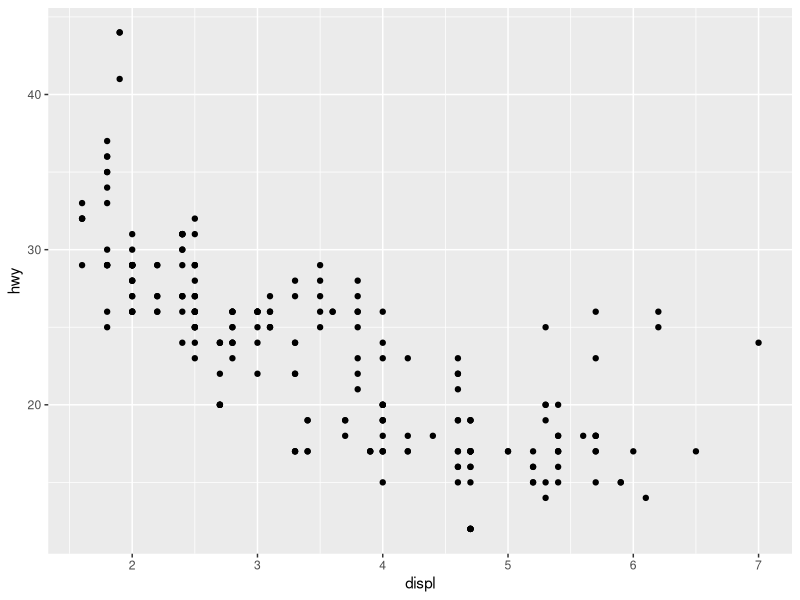
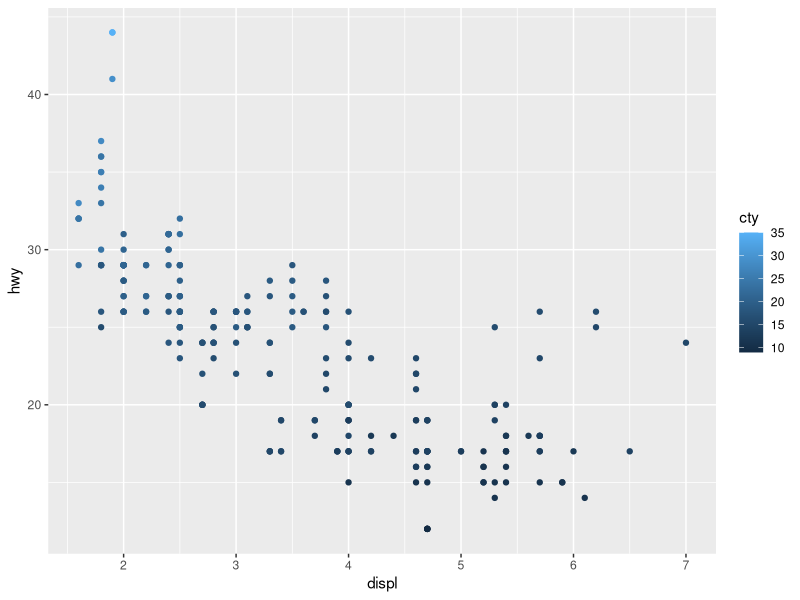
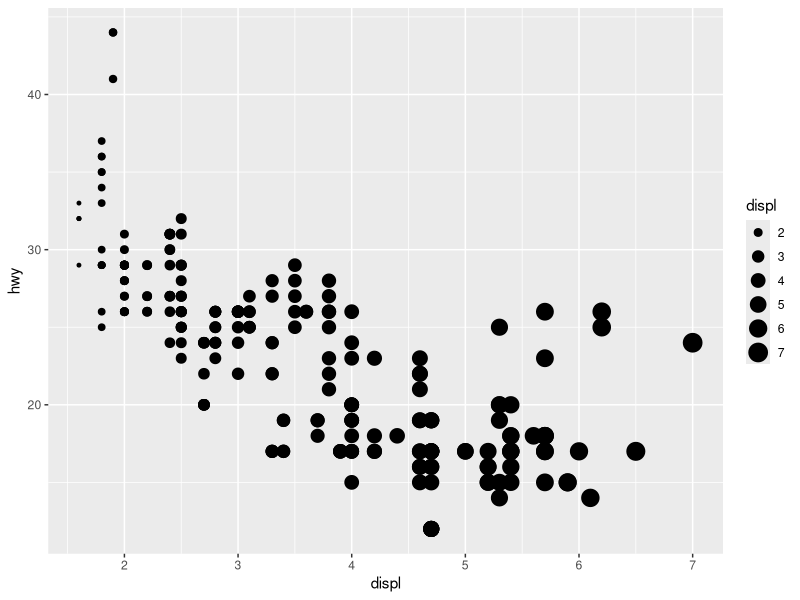
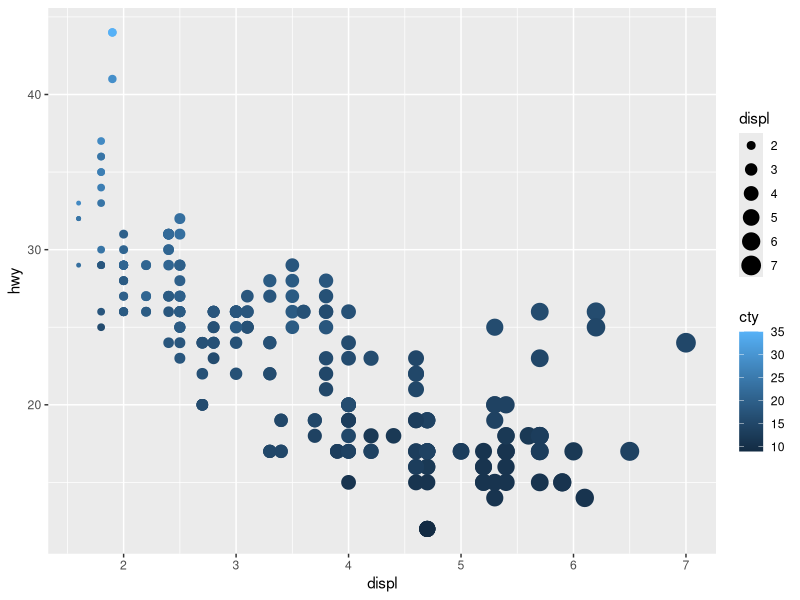
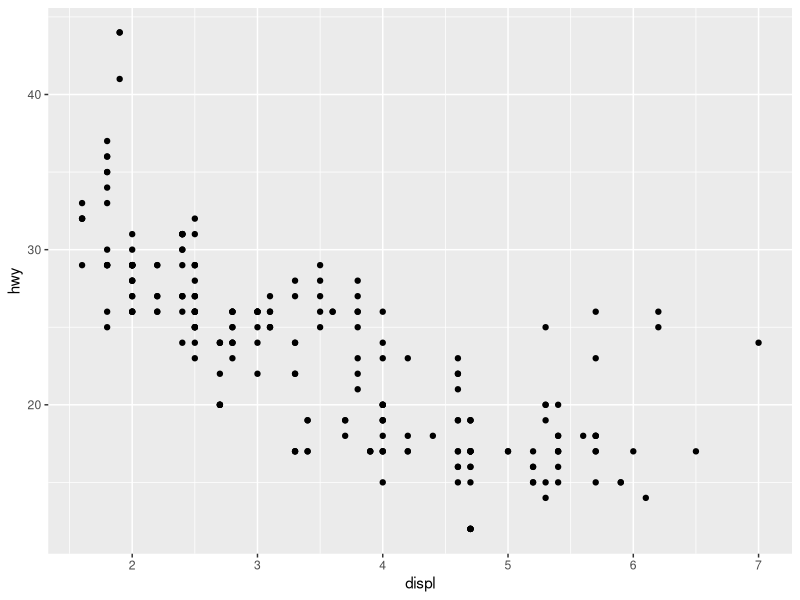
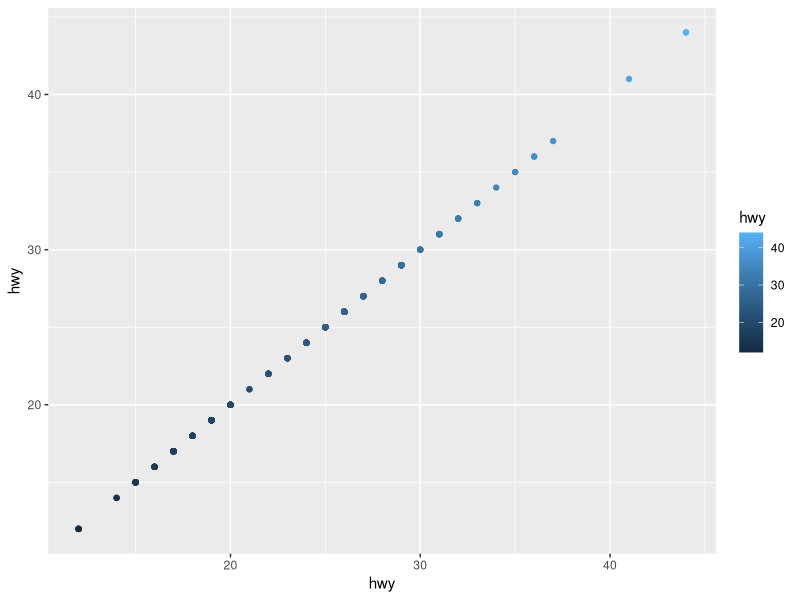
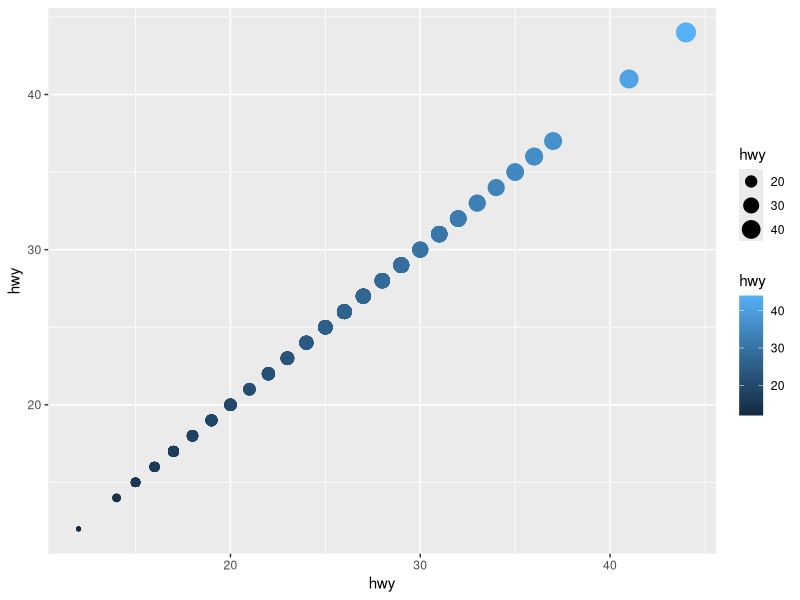
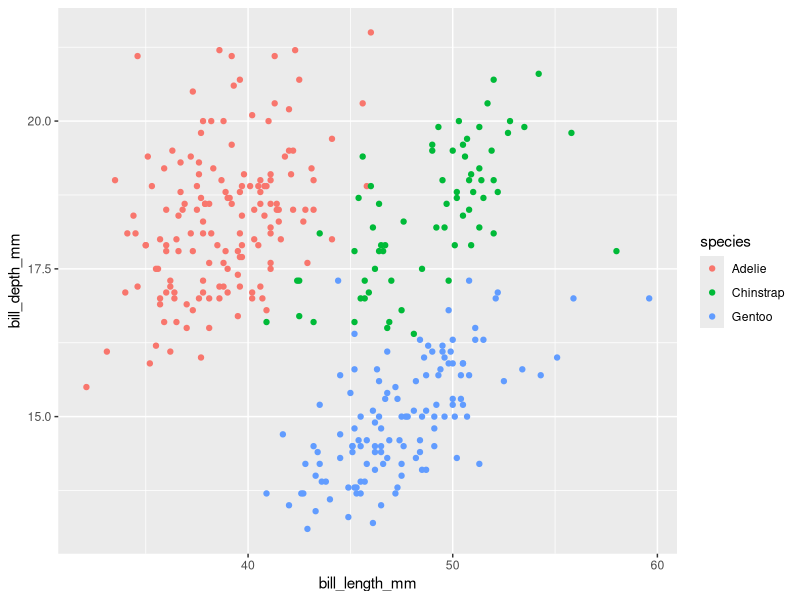

Generate these figures, in order, with R:
## ---- chunk 1
#| output: false
# Loading Packages
library(tidyverse)
library(palmerpenguins)
data(mpg)
## ---- chunk 2
# Full table info
summary(mpg)

# Specific numbers
length(unique(mpg$model))
dim(mpg)[1]
## ---- chunk 3
mpg |> 
    ggplot(aes(x = displ, y = hwy)) +
    geom_point()

mpg |> 
    ggplot(aes(x = displ, y = hwy, color = cty)) +
    geom_point()

mpg |> 
    ggplot(aes(x = displ, y = hwy, size = displ)) + 
    geom_point()

mpg |> 
    ggplot(aes(x = displ, y = hwy, color = cty, size = displ)) +
    geom_point()
## ---- chunk 4
mpg |> 
  ggplot(aes(x = displ, y = hwy, linewidth = cty)) +
  geom_point()
## ---- chunk 5
mpg |> 
  ggplot() + 
  geom_point(aes(x = hwy, y = hwy, color = hwy))

  mpg |> 
  ggplot() + 
  geom_point(aes(x = hwy, y = hwy, color = hwy, size = hwy))
## ---- chunk 6
penguins |>
  ggplot(aes(color = species)) + 
  geom_point(
    aes(x = bill_length_mm, y = bill_depth_mm), 
    na.rm = TRUE)
## ---- chunk 7
penguins |>
  ggplot(aes(color = species)) + 
  geom_point(
    aes(x = bill_length_mm, y = bill_depth_mm), 
    na.rm = TRUE) +
  facet_wrap(~species)
## ---- chunk 8
ggplot(
  data = penguins,
  mapping = aes(
    x = bill_length_mm, y = bill_depth_mm, 
    color = species, shape = species
  )
) +
  geom_point() +
  labs(color = "Species")
## ---- chunk 9
ggplot(
  data = penguins,
  mapping = aes(
    x = bill_length_mm, y = bill_depth_mm, 
    color = species, shape = species 
  )
) +
  geom_point(na.rm = TRUE) +
  labs(color = "Species", shape = "Species")
## ---- chunk 10
ggplot(penguins, aes(x = island, fill = species)) +
  geom_bar(position = "fill")
ggplot(penguins, aes(x = species, fill = island)) +
  geom_bar(position = "fill")
